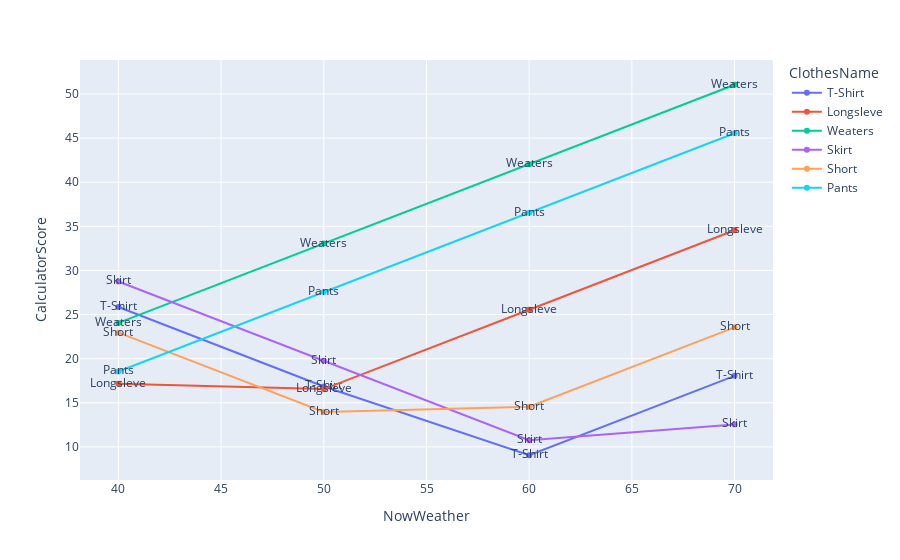

The notebook cell saved with this chart:
### Code cell
list_sigle_show_composite = []
for now_humd in range(40, 80, 10):
    for iloc_count in range(len(df_sigle)):
        calculator = weather_result_composite(user_weatherLike, 30, # 10 , 23 , 30
                                            df_sigle.iloc[iloc_count].ClothesName, df_sigle.iloc[iloc_count].WeatherScore
                                            ,now_humd)
        
        list_sigle_show_composite.append([now_humd, 
                                    df_sigle.iloc[iloc_count].ClothesName, 
                                    df_sigle.iloc[iloc_count].WeatherScore, 
                                    calculator])
        
df_sigle_show_composite = pd.DataFrame(list_sigle_show_composite, columns=["NowWeather", "ClothesName", "WeatherScore","CalculatorScore"])




fig = px.line(df_sigle_show_composite,     
    x = 'NowWeather',
    y = 'CalculatorScore',
    color = 'ClothesName',
    text= "ClothesName")
fig.show()

# fig = px

### Figure 1 — Plotly figure (JSON) as saved in the notebook; plotly's stock layout.template omitted (floating-point values rounded to 4 significant figures)
{"data": [{"hovertemplate": "ClothesName=%{text}<br>NowWeather=%{x}<br>CalculatorScore=%{y}<extra></extra>", "legendgroup": "T-Shirt", "line": {"color": "#636efa", "dash": "solid"}, "marker": {"symbol": "circle"}, "mode": "text+markers+lines", "name": "T-Shirt", "orientation": "v", "showlegend": true, "text": ["T-Shirt", "T-Shirt", "T-Shirt", "T-Shirt"], "type": "scatter", "x": [40, 50, 60, 70], "xaxis": "x", "y": [25.85, 16.85, 9.05, 18.05], "yaxis": "y"}, {"hovertemplate": "ClothesName=%{text}<br>NowWeather=%{x}<br>CalculatorScore=%{y}<extra></extra>", "legendgroup": "Longsleve", "line": {"color": "#EF553B", "dash": "solid"}, "marker": {"symbol": "circle"}, "mode": "text+markers+lines", "name": "Longsleve", "orientation": "v", "showlegend": true, "text": ["Longsleve", "Longsleve", "Longsleve", "Longsleve"], "type": "scatter", "x": [40, 50, 60, 70], "xaxis": "x", "y": [17.15, 16.55, 25.55, 34.55], "yaxis": "y"}, {"hovertemplate": "ClothesName=%{text}<br>NowWeather=%{x}<br>CalculatorScore=%{y}<extra></extra>", "legendgroup": "Weaters", "line": {"color": "#00cc96", "dash": "solid"}, "marker": {"symbol": "circle"}, "mode": "text+markers+lines", "name": "Weaters", "orientation": "v", "showlegend": true, "text": ["Weaters", "Weaters", "Weaters", "Weaters"], "type": "scatter", "x": [40, 50, 60, 70], "xaxis": "x", "y": [24.05, 33.05, 42.05, 51.05], "yaxis": "y"}, {"hovertemplate": "ClothesName=%{text}<br>NowWeather=%{x}<br>CalculatorScore=%{y}<extra></extra>", "legendgroup": "Skirt", "line": {"color": "#ab63fa", "dash": "solid"}, "marker": {"symbol": "circle"}, "mode": "text+markers+lines", "name": "Skirt", "orientation": "v", "showlegend": true, "text": ["Skirt", "Skirt", "Skirt", "Skirt"], "type": "scatter", "x": [40, 50, 60, 70], "xaxis": "x", "y": [28.75, 19.75, 10.75, 12.55], "yaxis": "y"}, {"hovertemplate": "ClothesName=%{text}<br>NowWeather=%{x}<br>CalculatorScore=%{y}<extra></extra>", "legendgroup": "Short", "line": {"color": "#FFA15A", "dash": "solid"}, "marker": {"symbol": "circle"}, "mode": "text+markers+lines", "name": "Short", "orientation": "v", "showlegend": true, "text": ["Short", "Short", "Short", "Short"], "type": "scatter", "x": [40, 50, 60, 70], "xaxis": "x", "y": [22.95, 13.95, 14.55, 23.55], "yaxis": "y"}, {"hovertemplate": "ClothesName=%{text}<br>NowWeather=%{x}<br>CalculatorScore=%{y}<extra></extra>", "legendgroup": "Pants", "line": {"color": "#19d3f3", "dash": "solid"}, "marker": {"symbol": "circle"}, "mode": "text+markers+lines", "name": "Pants", "orientation": "v", "showlegend": true, "text": ["Pants", "Pants", "Pants", "Pants"], "type": "scatter", "x": [40, 50, 60, 70], "xaxis": "x", "y": [18.55, 27.55, 36.55, 45.55], "yaxis": "y"}], "layout": {"legend": {"title": {"text": "ClothesName"}, "tracegroupgap": 0}, "margin": {"t": 60}, "xaxis": {"anchor": "y", "domain": [0, 1], "title": {"text": "NowWeather"}}, "yaxis": {"anchor": "x", "domain": [0, 1], "title": {"text": "CalculatorScore"}}}}
